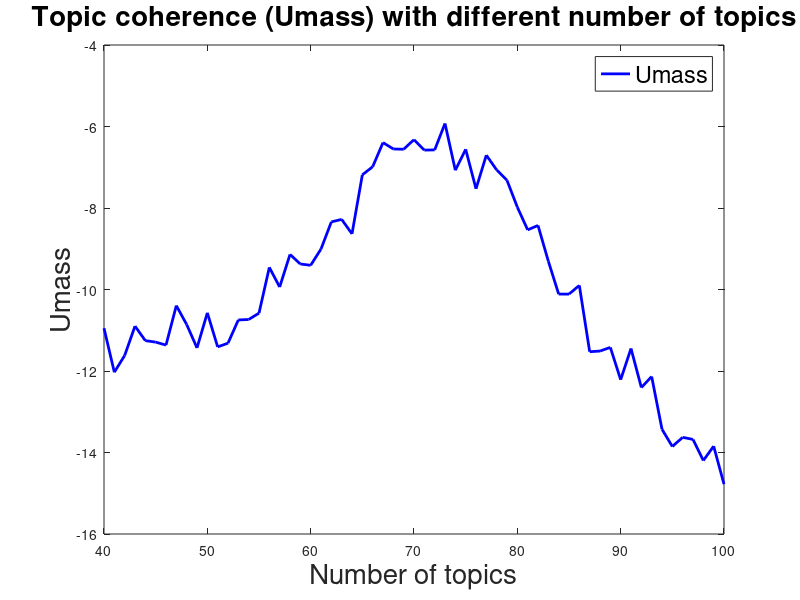
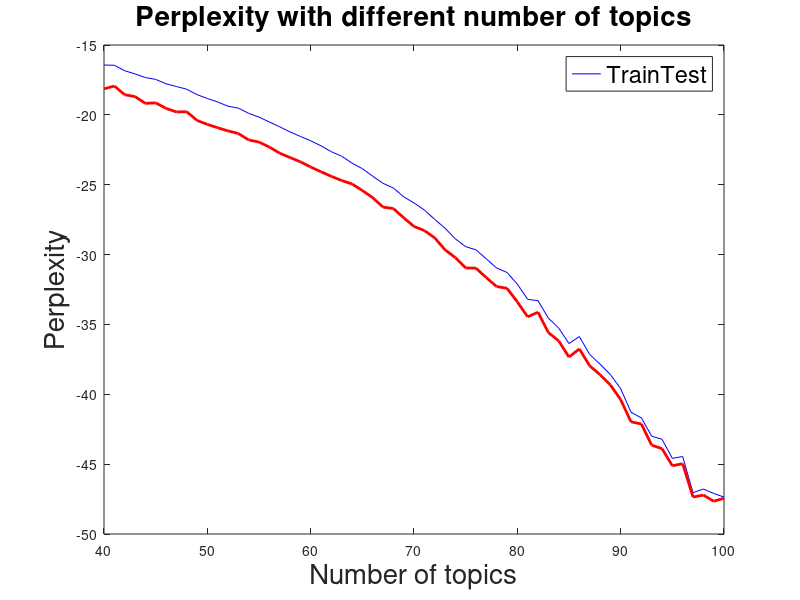

Recreate these plots in MATLAB, in order.
data_umass = load("Data/Result/Germany_50_result_umass.csv");
data_perplexity_train = load("Data/Result/Germany_50_result_perplexity_train.csv");
data_perplexity_test = load("Data/Result/Germany_50_result_perplexity_test.csv");

f1 = figure;
plot(data_umass(:,1), data_umass(:,2), "-b", "linewidth",2);
xlabel("Number of topics", "FontSize", 20);
ylabel("Umass", "FontSize", 20);

title("Topic coherence (Umass) with different number of topics", "FontSize", 20);
legend('Umass', "FontSize", 17);

f2 = figure;
plot(data_perplexity_train(:, 1), data_perplexity_train(:, 2), "-b", data_perplexity_test(:, 1), data_perplexity_test(:, 2), "-r", "linewidth", 2);
xlabel("Number of topics", "FontSize", 20);
ylabel("Perplexity", "FontSize", 20);

title("Perplexity with different number of topics", "FontSize", 20);
legend(["Train", "Test"], "FontSize", 17);


% 77 for France 
% 90 for China
% 79 for Germany
% 82 for Japan
% 92 for Korea
% 76 for Vietnam